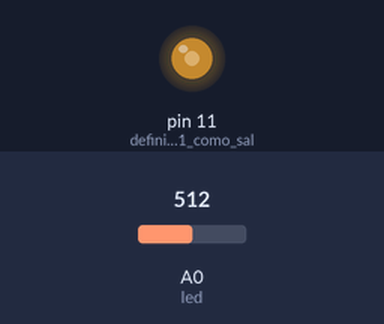
The sketch below on a simulated Arduino Uno, built with avr-gcc and run on an emulated ATmega328P. Shown: output pins drawn as LEDs (lit = HIGH). The inputs (shaded band) are chosen by the test bench; at power-on: A0 (led) = 512.

Above: at 1.2 s.
1.3 s: A0 (led) set to 716
At 1.9 s:
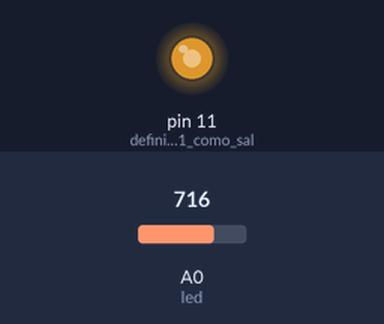
2.8 s: A0 (led) set to 900
At 3.1 s:
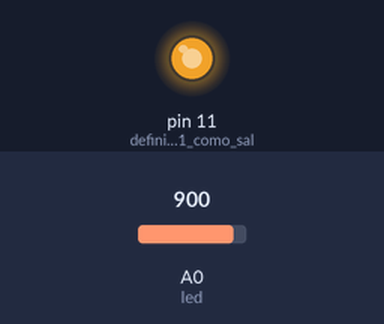
4.3 s: A0 (led) set to 122
At 5.4 s:
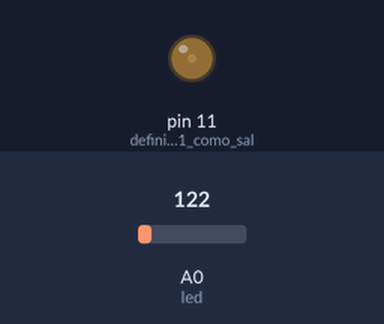
5.8 s: A0 (led) set to 0
At 6.6 s:
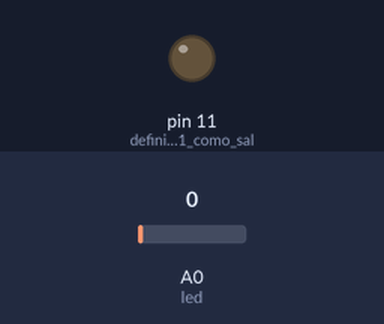
7.3 s: A0 (led) set to 511
At 7.7 s:
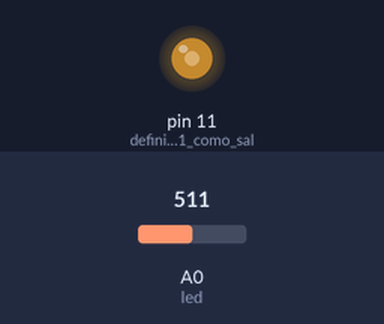
Timing chart, 0 to 9.8 s (numbered marks = the images above; inputs shaded):
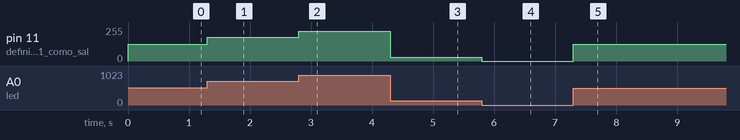

Measured:
- after the input at 1.3 s, pin 11 (definimos_pin_11_como_sal): 127/255 → 178/255 at once
- after the input at 2.8 s, pin 11 (definimos_pin_11_como_sal): 178/255 → 224/255 at once
- after the input at 4.3 s, pin 11 (definimos_pin_11_como_sal): 224/255 → 30/255 at once
- after the input at 5.8 s, pin 11 (definimos_pin_11_como_sal): 30/255 → 0/255 at once
- after the input at 7.3 s, pin 11 (definimos_pin_11_como_sal): 0/255 → 127/255 at once

The sketch:

regulador_luz.ino
```cpp
void setup() {
  pinMode(11,OUTPUT); //definimos pin 11 como salida
}

void loop() {
  analogWrite(11,map(analogRead(A0),0,1023,0,255)); //prendemos el led con la intensidad obtenida de mapear el sensor de luz
}
```
